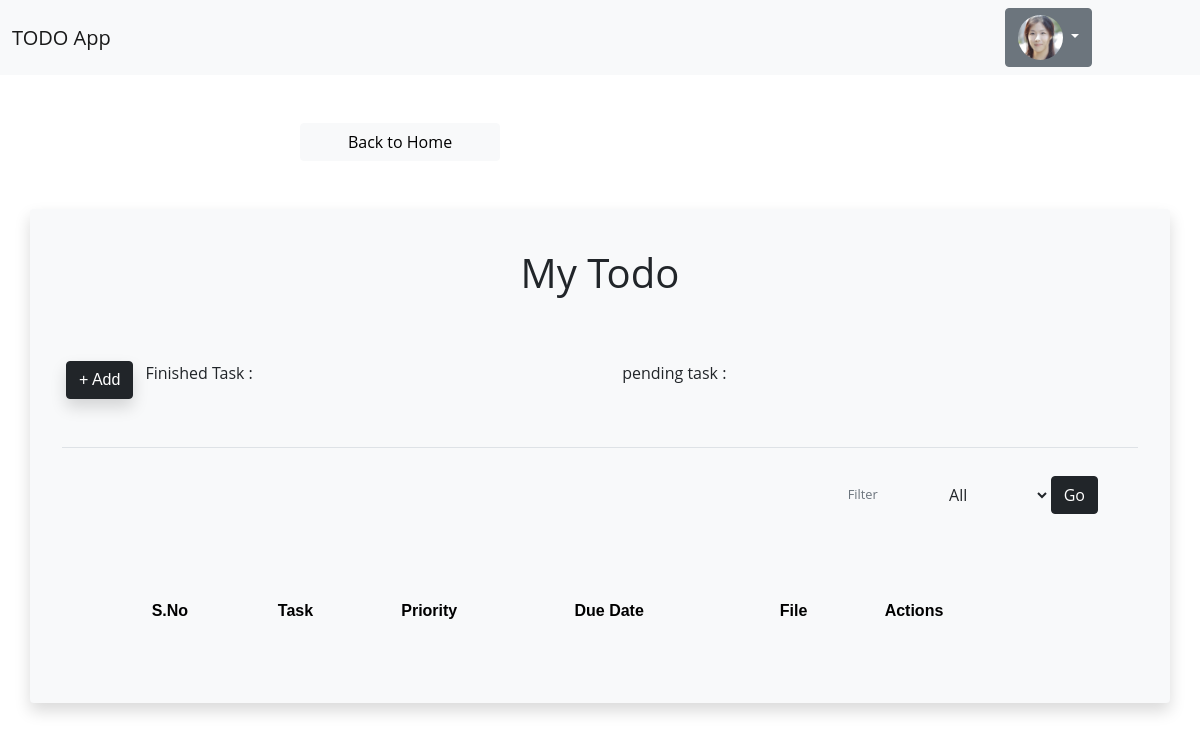
The app's page /index/request/ (signed in), older data.
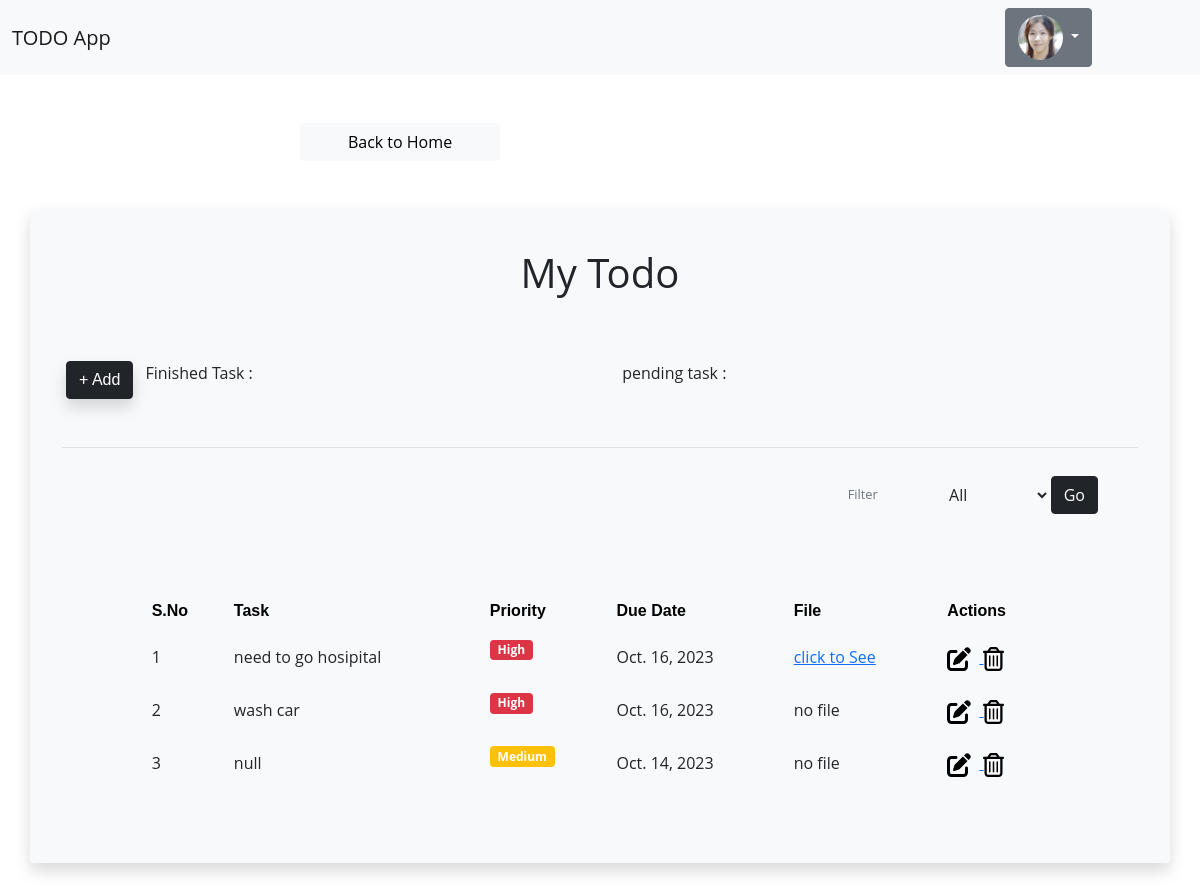
The same page, newer data.
### adApp/models.py (models this page shows, shortened)
class ListDetails(models.Model):
    PRIORTY_LEVEL = [("High", "High"), ("Medium", "Medium"), ("Low", "Low")]
    desc = models.CharField(max_length=300)
    slug = models.SlugField(unique=True)
    updateDate = models.DateField(default=timezone.now)
    due_date = models.DateField(default=timezone.now, null=True, blank=True)
    is_finished = models.BooleanField(default=False)
    fileUpload = models.FileField(upload_to="uploads/", default=None)
    priority = models.CharField(choices=PRIORTY_LEVEL, max_length=30)
    owner = models.ForeignKey(settings.AUTH_USER_MODEL,
                              on_delete=models.CASCADE)

### adApp/views.py (the view)
# urls.py: path("index/<str:showType>/", views.sort_list, name="showsortlist"),
def sort_list(request, showType):
    getFilterData = request.POST.get("sortList")
    orderData = ListDetails.objects.all()
    if getFilterData == "completed":
        orderData = ListDetails.objects.filter(
            is_finished=True, owner=request.user)
        return render(request, "index.html", {"showdetails": orderData})
    elif getFilterData == "pending":
        orderData = ListDetails.objects.filter(
            is_finished=False, owner=request.user)
        return render(request, "index.html", {"showdetails": orderData})
    else:
        orderData = ListDetails.objects.filter(owner=request.user)
        return render(request, "index.html", {"showdetails": orderData})

### templates/index.html (shortened to what this page needs)
{% extends 'base.html' %} {% load static %}
{% block content %}
<!DOCTYPE html>
<link rel="stylesheet" href="{% static 'add.css' %}" />
   {% if request.path != "/index/" %}
        <a href="{% url 'show' %}" class="btn btn-light mt-5 col-lg-2 offset-lg-3">
      Back to Home
    </a>
    {% endif %}
<div class="container m-5 p-2 rounded mx-auto bg-light shadow">
  <div class="row m-1 p-4">
    <div class="col">
      <div class="p-1 h1 text-dark text-center mx-auto display-inline-block">
        My Todo
      </div>
    </div>
  </div>
  <div class="row m-1 p-3">
    <div class="col col-11">
      <div class="row rounded p-2 add-todo-wrapper">
        <div class="row">
        <div class="col-auto px-0 mx-0 mr-2">
          <a href="{% url 'add-details' %}">
            <button
              class="btn btn-dark rounded shadow "
              style="font-family: Poppins, sans-serif">
               + Add
            </button>
          </a>
        </div>
        <div class="col-lg-6">
          <p>Finished Task : {{finishedTask}}</p>
        </div>
        <div class="col">
           <p>pending task : {{pendingTask}}</p>
        </div>
      </div>
      </div>
    </div>
  </div>
  <div class="p-2 mx-4 border-black-25 border-bottom"></div>
  <form action="{% url 'showsortlist' 'completed' %}" method="post">
  <div class="row m-1 p-3 px-5 justify-content-end">
    <div class="col-auto d-flex align-items-center">
      <label class="text-secondary my-2 pr-2 view-opt-label">Filter</label>
      <select class="custom-select custom-select-sm btn my-2" name="sortList">
     <option value="all"> <a href="{% url 'show' %}">All</a></option>
      </select>
  <button type="submit" class="btn btn-dark rounded">Go</button>
    </div>
  </div>
  </form>
  <div class="container py-5 h-100">
    <div class="row d-flex justify-content-center align-items-center h-100">
      <div class="col-md-12 col-xl-10">
        <div class="table-responsive">
              <table
                class="table  table-hover table-borderless  align-middle">
                <thead class="table-light">
                <tr style="font-family: Poppins, sans-serif">
                  <th scope="col">S.No</th>
                  <th scope="col">Task</th>
                  <th scope="col">Priority</th>
                  <th scope="col">Due Date</th>
                  <th scope="col">File</th>
                  <th scope="col text-center">Actions</th>
                  </tr>
                </thead>
                <tbody class="table-group-divider">
                  {% for i in showdetails %}
                  <td class="">{{forloop.counter}}</td>
                  <td class="align-middle">{{i.desc}}</td>
                   <td class="align-middle">
                    <h6 class="mb-0">
                      <span>
                        <p
                          class="{% if i.priority == 'High' %} badge bg-danger r {% elif i.priority == 'Medium' %} badge bg-warning {% else %} badge bg-success {%endif%}">
                          {{i.priority}}
                        </p>
                      </span>
                    </h6>
                  </td>
                  <td class="align-middle">{{i.due_date}}</td>
                  {% if i.fileUpload %}
                  <td class="align-middle">
                    <a href="{{i.fileUpload.url}}">click to See</a>
                  </td>
                  {% else %}
                  <td>no file</td>
                  {% endif %}
                  <td class="align-middle">
                    <a href="{%url 'update-details' i.slug %}">
                    </a>
                    <a href="{% url 'delete-details' i.slug%}">
                    </a>
                  </td>
                  {% endfor%}
                </tbody>
              </table>
            </div>
          </div>
        </div>
      </div>
    </div>
{% endblock %}

Row changes from the older to the newer data that the page shows:
added ListDetails: desc "need to go hosipital", priority "High", due_date "Oct. 16, 2023"
added ListDetails: desc "wash car", priority "High", due_date "Oct. 16, 2023", fileUpload "no file"
added ListDetails: desc "null", priority "Medium", due_date "Oct. 14, 2023", fileUpload "no file"
